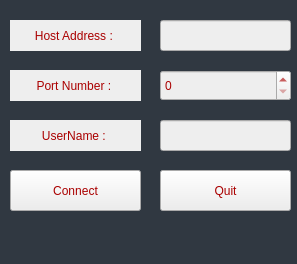
<?xml version="1.0" encoding="UTF-8"?>
<ui version="4.0">
 <class>MainWindow</class>
 <widget class="QMainWindow" name="MainWindow">
  <property name="geometry">
   <rect>
    <x>0</x>
    <y>0</y>
    <width>297</width>
    <height>264</height>
   </rect>
  </property>
  <property name="windowTitle">
   <string>MainWindow</string>
  </property>
  <property name="styleSheet">
   <string notr="true">background-color: rgb(48, 56, 65);</string>
  </property>
  <widget class="QWidget" name="centralwidget">
   <widget class="QLineEdit" name="serverIpTextBox">
    <property name="geometry">
     <rect>
      <x>160</x>
      <y>20</y>
      <width>131</width>
      <height>31</height>
     </rect>
    </property>
    <property name="styleSheet">
     <string notr="true">color: rgb(170, 0, 0);
background-color: rgb(238, 238, 238);
font: 75 bold 9pt &quot;Comic Sans MS&quot;;</string>
    </property>
   </widget>
   <widget class="QSpinBox" name="portTextBox">
    <property name="geometry">
     <rect>
      <x>160</x>
      <y>70</y>
      <width>131</width>
      <height>31</height>
     </rect>
    </property>
    <property name="styleSheet">
     <string notr="true">color: rgb(170, 0, 0);
background-color: rgb(238, 238, 238);
font: 75 bold 9pt &quot;Comic Sans MS&quot;;</string>
    </property>
    <property name="maximum">
     <number>99999</number>
    </property>
   </widget>
   <widget class="QPushButton" name="connectButton">
    <property name="geometry">
     <rect>
      <x>10</x>
      <y>170</y>
      <width>131</width>
      <height>41</height>
     </rect>
    </property>
    <property name="styleSheet">
     <string notr="true">color: rgb(170, 0, 0);
background-color: rgb(238, 238, 238);
font: 75 bold italic 9pt &quot;Comic Sans MS&quot;;</string>
    </property>
    <property name="text">
     <string>Connect</string>
    </property>
   </widget>
   <widget class="QPushButton" name="QuitButton">
    <property name="geometry">
     <rect>
      <x>160</x>
      <y>170</y>
      <width>131</width>
      <height>41</height>
     </rect>
    </property>
    <property name="styleSheet">
     <string notr="true">color: rgb(170, 0, 0);
background-color: rgb(238, 238, 238);
font: 75 bold italic 9pt &quot;Comic Sans MS&quot;;</string>
    </property>
    <property name="text">
     <string>Quit</string>
    </property>
   </widget>
   <widget class="QLineEdit" name="userNameTextBox">
    <property name="geometry">
     <rect>
      <x>160</x>
      <y>120</y>
      <width>131</width>
      <height>31</height>
     </rect>
    </property>
    <property name="styleSheet">
     <string notr="true">color: rgb(170, 0, 0);
background-color: rgb(238, 238, 238);
font: 75 bold 9pt &quot;Comic Sans MS&quot;;</string>
    </property>
   </widget>
   <widget class="QLabel" name="label">
    <property name="geometry">
     <rect>
      <x>10</x>
      <y>120</y>
      <width>131</width>
      <height>31</height>
     </rect>
    </property>
    <property name="styleSheet">
     <string notr="true">color: rgb(170, 0, 0);
background-color: rgb(238, 238, 238);
font: 75 bold italic 9pt &quot;Comic Sans MS&quot;;</string>
    </property>
    <property name="text">
     <string>UserName : </string>
    </property>
    <property name="alignment">
     <set>Qt::AlignCenter</set>
    </property>
   </widget>
   <widget class="QLabel" name="label_2">
    <property name="geometry">
     <rect>
      <x>10</x>
      <y>20</y>
      <width>131</width>
      <height>31</height>
     </rect>
    </property>
    <property name="styleSheet">
     <string notr="true">color: rgb(170, 0, 0);
background-color: rgb(238, 238, 238);
font: 75 bold italic 9pt &quot;Comic Sans MS&quot;;</string>
    </property>
    <property name="text">
     <string>Host Address : </string>
    </property>
    <property name="alignment">
     <set>Qt::AlignCenter</set>
    </property>
   </widget>
   <widget class="QLabel" name="label_3">
    <property name="geometry">
     <rect>
      <x>10</x>
      <y>70</y>
      <width>131</width>
      <height>31</height>
     </rect>
    </property>
    <property name="styleSheet">
     <string notr="true">color: rgb(170, 0, 0);
background-color: rgb(238, 238, 238);
font: 75 bold italic 9pt &quot;Comic Sans MS&quot;;</string>
    </property>
    <property name="text">
     <string>Port Number : </string>
    </property>
    <property name="alignment">
     <set>Qt::AlignCenter</set>
    </property>
   </widget>
  </widget>
  <widget class="QMenuBar" name="menubar">
   <property name="geometry">
    <rect>
     <x>0</x>
     <y>0</y>
     <width>297</width>
     <height>26</height>
    </rect>
   </property>
  </widget>
  <widget class="QStatusBar" name="statusbar"/>
 </widget>
 <resources/>
 <connections/>
</ui>
